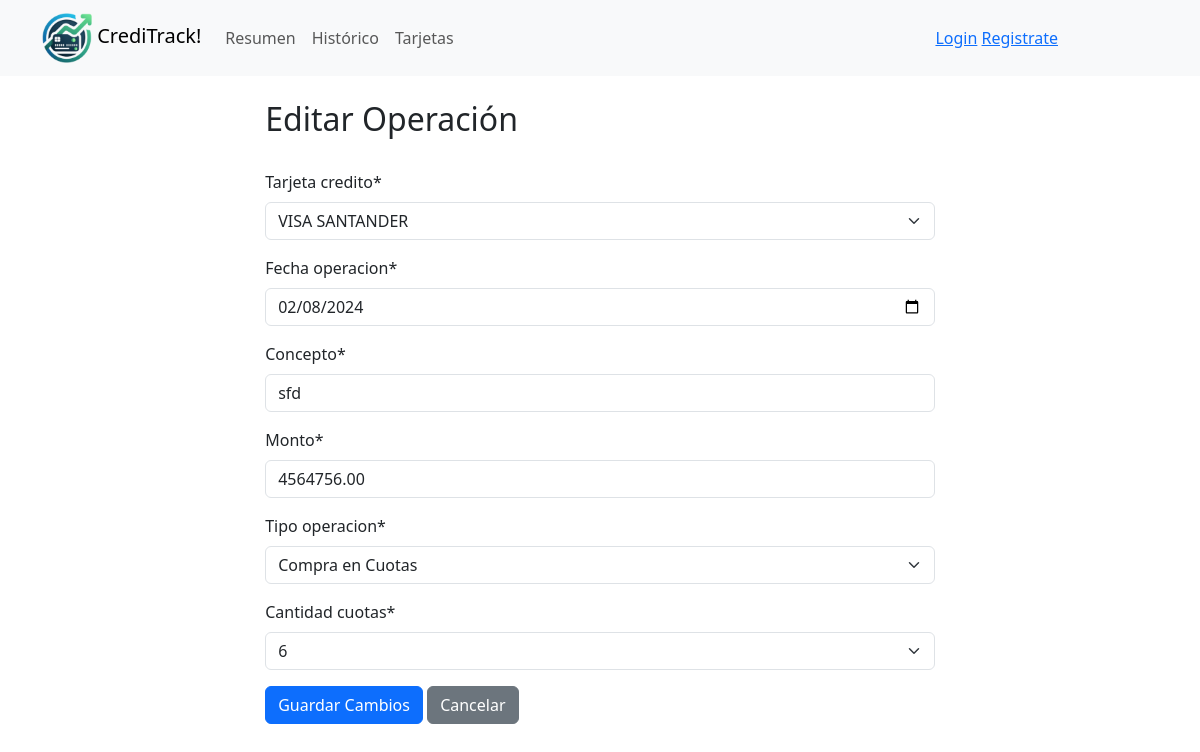
Screenshot of /gestor_tarjetas/operacion/editar/116 with the database file from the repository.
### gestor_tarjetas/models.py (models this page shows, shortened)
class OperacionTarjeta(models.Model):
    usuario = models.ForeignKey(settings.AUTH_USER_MODEL, on_delete=models.CASCADE, related_name='operaciones',null=False )
    tarjeta_credito = models.ForeignKey(ConfiguracionTarjeta, on_delete=models.CASCADE, related_name='operaciones',null=False)
    TIPOS_OPERACION = (
        ('CUOTA', 'Compra en Cuotas'),
        ('SUSCRIPCION', 'Suscripcion Mensual')
    )
    CANTIDAD_CUOTAS = (
        (1, '1'),
        (3, '3'),
        (6, '6'),
        (9, '9'),
        (12, '12'),
    )
    fecha_operacion = models.DateField()
    concepto = models.CharField(max_length=200)
    monto = models.DecimalField(max_digits=10, decimal_places=2)
    tipo_operacion = models.CharField(max_length=12, choices=TIPOS_OPERACION)
    cantidad_cuotas = models.PositiveIntegerField(default=1, choices=CANTIDAD_CUOTAS) #Solo para compras en cuotas

### gestor_tarjetas/views.py (the view)
# urls.py: path('operacion/editar/<int:id>', views.editar_operacion, name='editar_operacion'),
def editar_operacion(request, id):
    operacion = get_object_or_404(OperacionTarjeta, id=id)
    if request.method == 'POST':
        form = OperacionTarjetaForm(request.POST, instance=operacion)
        if form.is_valid():
            form.save()
            Calendario.objects.filter(operacion_id=operacion).delete()
            if operacion.tipo_operacion == 'CUOTA':
                for n in range(operacion.cantidad_cuotas):
                    monto_cuota = operacion.monto / operacion.cantidad_cuotas
                    fecha_vencimiento = operacion.fecha_operacion + relativedelta(months=+n)
                    Calendario.objects.create(
                        operacion_id=operacion,
                        numero_cuota=n+1,
                        monto_cuota=monto_cuota,
                        fecha_vencimiento=fecha_vencimiento,
                        concepto=operacion.concepto
                    )
            return redirect ('lista_operaciones')
    else:
        print("Fecha de operacion:", operacion.fecha_operacion)
        form = OperacionTarjetaForm(instance=operacion)
    return render(request, 'gestor_tarjetas/editar_operacion.html', {'form':form})

### gestor_tarjetas/forms.py
class OperacionTarjetaForm(forms.ModelForm):
    class Meta:
        model = OperacionTarjeta
        fields = [
            'tarjeta_credito',
            'fecha_operacion',
            'concepto',
            'monto',
            'tipo_operacion',
            'cantidad_cuotas']
        widgets = {
            'fecha_operacion' : forms.DateInput(format='%Y-%m-%d',attrs={'type':'date'}),
        }
    def __init__ (self, *args, **kwargs):
        usuario = kwargs.pop('usuario', None)
        super(OperacionTarjetaForm, self).__init__(*args, **kwargs)
        if usuario:
            self.fields['tarjeta_credito'].queryset=ConfiguracionTarjeta.objects.filter(usuario=usuario)
            self.fields['tarjeta_credito'].label_from_instance = lambda obj: f"{obj.nombre}"

### gestor_tarjetas/models.py (called while the page is built)
    def __str__(self):
        return self.nombre

### gestor_tarjetas/templates/gestor_tarjetas/editar_operacion.html (shortened to what this page needs)
{% extends 'gestor_tarjetas/base.html' %}
{% load crispy_forms_tags %}
{% block content %}
<div style="width: 60%; margin: auto;">
    <br>
<h2>Editar Operación</h2>
    <br>
    <form method="post">
        {{ form|crispy }}
        <button type="submit" class="btn btn-primary">Guardar Cambios</button>
        <a href="{% url 'lista_operaciones' %}" class="btn btn-secondary">Cancelar</a>
    </form>
</div>
{% endblock %}

### rows the page displays
OperacionTarjeta: tarjeta_credito "VISA SANTANDER", fecha_operacion "02/08/2024", concepto "sfd", monto "4564756.00", tipo_operacion "Compra en Cuotas", cantidad_cuotas "6"
